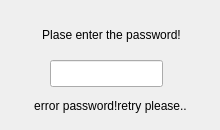
<?xml version="1.0" encoding="UTF-8"?>
<ui version="4.0">
 <class>PswDialog</class>
 <widget class="QDialog" name="PswDialog">
  <property name="geometry">
   <rect>
    <x>0</x>
    <y>0</y>
    <width>220</width>
    <height>130</height>
   </rect>
  </property>
  <property name="windowTitle">
   <string>Dialog</string>
  </property>
  <property name="styleSheet">
   <string notr="true"/>
  </property>
  <widget class="QLabel" name="label">
   <property name="geometry">
    <rect>
     <x>16</x>
     <y>19</y>
     <width>191</width>
     <height>31</height>
    </rect>
   </property>
   <property name="styleSheet">
    <string notr="true">color: rgb(0 ,0, 0);</string>
   </property>
   <property name="text">
    <string>Plase enter the password!</string>
   </property>
   <property name="alignment">
    <set>Qt::AlignCenter</set>
   </property>
  </widget>
  <widget class="QLineEdit" name="lineEdit">
   <property name="geometry">
    <rect>
     <x>50</x>
     <y>60</y>
     <width>113</width>
     <height>27</height>
    </rect>
   </property>
   <property name="maxLength">
    <number>6</number>
   </property>
   <property name="echoMode">
    <enum>QLineEdit::Password</enum>
   </property>
  </widget>
  <widget class="QLabel" name="label_2">
   <property name="geometry">
    <rect>
     <x>10</x>
     <y>90</y>
     <width>201</width>
     <height>31</height>
    </rect>
   </property>
   <property name="styleSheet">
    <string notr="true">color: rgb(0, 0, 0);</string>
   </property>
   <property name="text">
    <string>error password!retry please..</string>
   </property>
   <property name="alignment">
    <set>Qt::AlignCenter</set>
   </property>
  </widget>
 </widget>
 <resources/>
 <connections/>
</ui>
